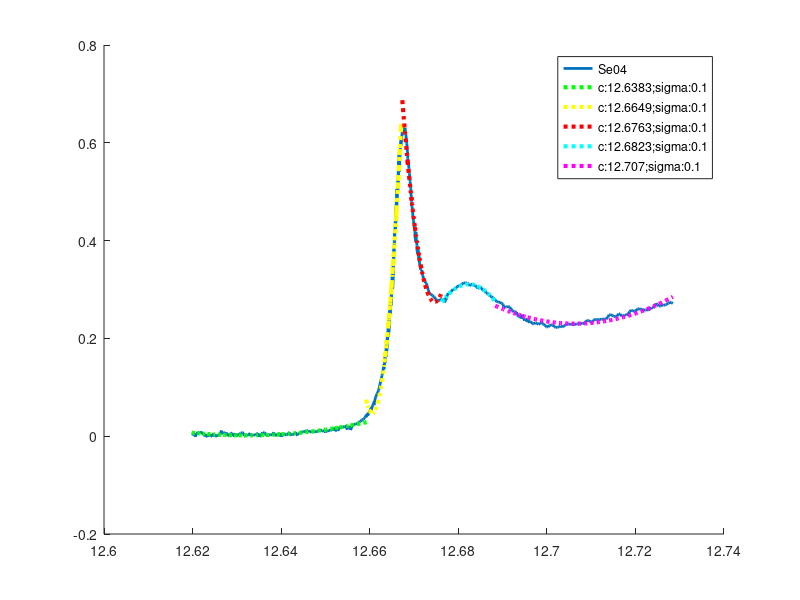

MATLAB code to generate this figure:
% declaração do formato dos números e para limpar terminal
format long
clear; clc; close all

% x recebe os pontos da função a ser aproximada
x = csvread('SeO4.csv');

% separamos em colunas
coluna1 = x(:,1);
coluna2 = x(:,2);

% ordem dos polinomios para a aproximação
k = 2;

% ==================PRIMEIRA APROXIMAÇÃO========================================

% dominio da aproximacao
col1_01 = x(1:140,1);
col1_01 = col1_01 - 12;
col2_01 = x(1:140,2);

% c: ponto médio
c_1 = col1_01(70);
% sigma: ponderação dos pesos em relação ao c
sigma_1 = 0.1;

% cálculo da aproximação
pesos = exp(-((abs(col1_01-c_1)/sigma_1).^2));
tam_coluna1 = length(col1_01);
W = diag(pesos);
X = vander(col1_01);
X = X(:, tam_coluna1 - k : tam_coluna1);
aprox = ((X' * W * X) \ (X' * W * col2_01));
f_1 = X*aprox;

% ==================SEGUNDA APROXIMAÇÃO========================================

% dominio da aproximacao
col1_02 = x(141:230,1);
col1_02 = col1_02 - 12;
col2_02 = x(141:230,2);

% c: ponto médio
c_2 = col1_02(40);
% sigma: ponderação dos pesos em relação ao c
sigma_2 = 0.1;

% cálculo da aproximação
pesos = exp(-((abs(col1_02-c_2)/sigma_2).^2));
tam_coluna1 = length(col1_02);
W = diag(pesos);
X = vander(col1_02);
X = X(:, tam_coluna1 - k : tam_coluna1);
aprox = ((X' * W * X) \ (X' * W * col2_02));
f_2 = X*aprox;

% ==================TERCEIRA APROXIMAÇÃO========================================

% dominio da aproximacao
col1_03 = x(231:290,1);
col1_03 = col1_03 - 12;
col2_03 = x(231:290,2);

% c: ponto médio
c_3 = col1_03(60);
% sigma: ponderação dos pesos em relação ao c
sigma_3 = 0.1;

% cálculo da aproximação
pesos = exp(-((abs(col1_03-c_3)/sigma_3).^2));
tam_coluna1 = length(col1_03);
W = diag(pesos);
X = vander(col1_03);
X = X(:, tam_coluna1 - k : tam_coluna1);
aprox = ((X' * W * X) \ (X' * W * col2_03));
f_3 = X*aprox;

% ==================QUARTA APROXIMAÇÃO========================================

% dominio da aproximacao
col1_04 = x(290:330,1);
col1_04 = col1_04 - 12;
col2_04 = x(290:330,2);

% c: ponto médio
c_4 = col1_04(20);
% sigma: ponderação dos pesos em relação ao c
sigma_4 = 0.1;

% cálculo da aproximação
pesos = exp(-((abs(col1_04-c_4)/sigma_4).^2));
tam_coluna1 = length(col1_04);
W = diag(pesos);
X = vander(col1_04);
X = X(:, tam_coluna1 - k : tam_coluna1);
aprox = ((X' * W * X) \ (X' * W * col2_04));
f_4 = X*aprox;

% ==================QUINTA APROXIMAÇÃO========================================

% dominio da aproximacao
col1_05 = x(330:450,1);
col1_05 = col1_05 - 12;
col2_05 = x(330:450,2);

% c: ponto médio
c_5 = col1_05(60);
% sigma: ponderação dos pesos em relação ao c
sigma_5 = 0.1;

% cálculo da aproximação
pesos = exp(-((abs(col1_05-c_5)/sigma_4).^2));
tam_coluna1 = length(col1_05);
W = diag(pesos);
X = vander(col1_05);
X = X(:, tam_coluna1 - k : tam_coluna1);
aprox = ((X' * W * X) \ (X' * W * col2_05));
f_5 = X*aprox;

% ==================PLOTAR GRÁFICO========================================

hold on
plot(coluna1, coluna2, 'DisplayName','Se04', 'LineWidth', 2);

lgd_01 = strcat('c: ', num2str(c_1+12),"; ", "sigma: ", num2str(sigma_1));
plot(coluna1(1:140), f_1, ':g', 'LineWidth', 3, 'DisplayName',lgd_01);

lgd_02 = strcat('c: ', num2str(c_2+12),"; ", "sigma: ", num2str(sigma_2));
plot(coluna1(141:230), f_2, ':y', 'LineWidth', 3, 'DisplayName',lgd_02);

lgd_03 = strcat('c: ', num2str(c_3+12),"; ", "sigma: ", num2str(sigma_3));
plot(coluna1(231:290), f_3, ':r', 'LineWidth', 3, 'DisplayName',lgd_03);

lgd_04 = strcat('c: ', num2str(c_4+12),"; ", "sigma: ", num2str(sigma_4));
plot(coluna1(290:330), f_4, ':c', 'LineWidth', 3, 'DisplayName',lgd_04);

lgd_05 = strcat('c: ', num2str(c_5+12),"; ", "sigma: ", num2str(sigma_5));
plot(coluna1(330:450), f_5, ':m', 'LineWidth', 3, 'DisplayName',lgd_05);
hold off

lgd = legend;

% =========================================================================